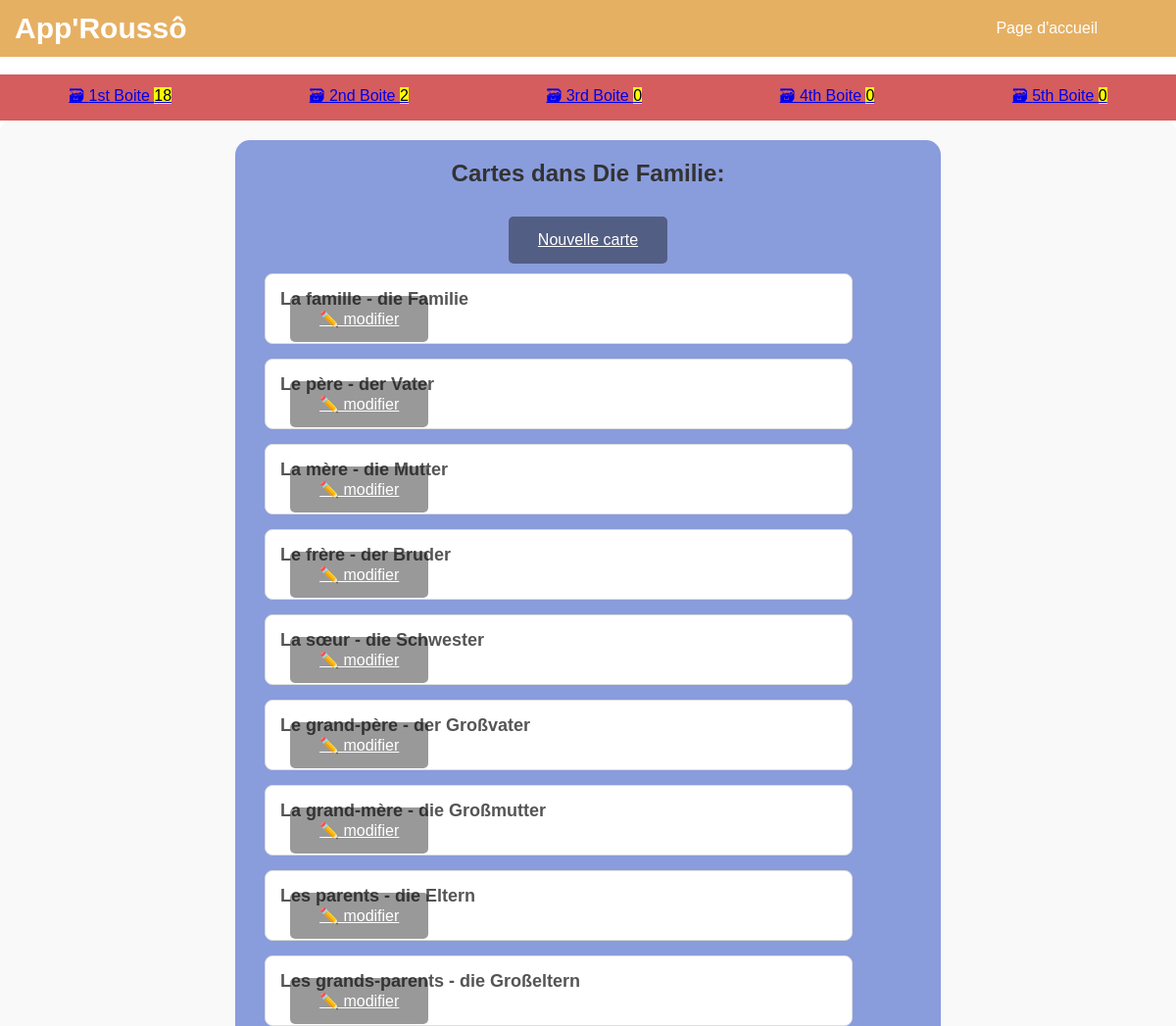
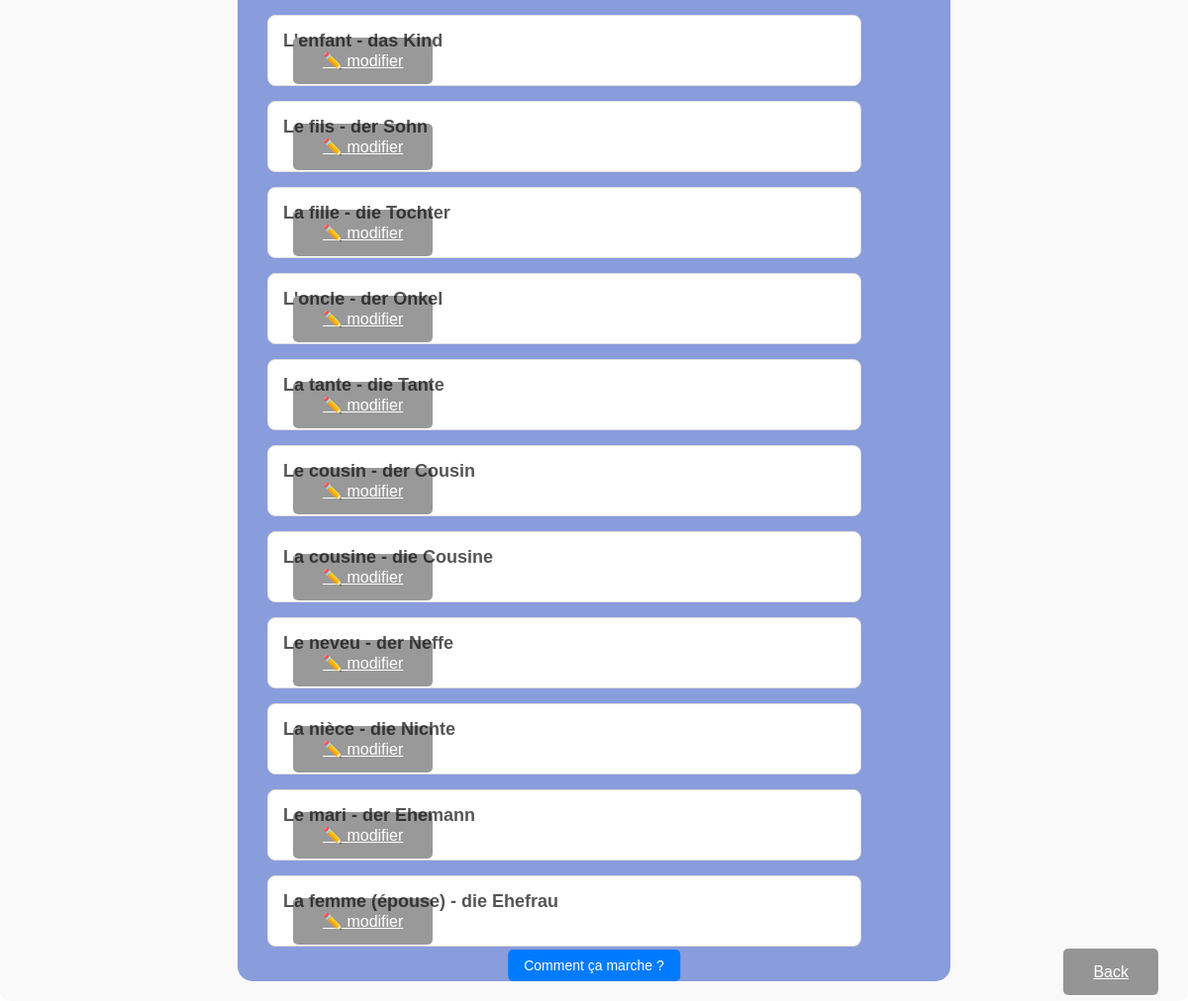
/classeur/80/, run on the app's committed database (2 pictures, top to bottom).
### cards/models.py (models this page shows, shortened)
class Classeur(models.Model):
    LANGUAGES = [
        ('DE', 'Allemand'),
        ('IT', 'Italien'),
        ('ES', 'Espagnol'),
        ('EN', 'Anglais')
    ]
    name = models.CharField(max_length=200, null=False)
    user = models.ForeignKey(User, on_delete=models.CASCADE)  # Classeur asso. avec un utilisateur
    public = models.BooleanField(default=False)
    category = models.CharField(max_length=2, choices=LANGUAGES, default='FR')  # Catégorie / Langue

class Card(models.Model):
    question = models.CharField(max_length=100)
    answer = models.CharField(max_length=100)
    box = models.IntegerField(
        choices=zip(BOXES, BOXES),
        default=BOXES[0],  # Default box for new cards is box 1
    )
    date_created = models.DateTimeField(auto_now_add=True)  # Timestamp of card creation
    classeur = models.ForeignKey(Classeur, on_delete=models.CASCADE, related_name='cards', default=get_default_classeur)
    user = models.ForeignKey(User, on_delete=models.CASCADE, default=1)  # Default user

### cards/views.py (the view)
# urls.py: path('classeur/<int:pk>/', ClasseurDetailView.as_view(), name='classeur_detail'),
class ClasseurDetailView(DetailView):
    model = Classeur
    template_name = 'cards/classeur_cartes.html'  # Template à personnaliser
    context_object_name = 'classeur'
    def get_context_data(self, **kwargs):
        context = super().get_context_data(**kwargs)
        context['cards'] = self.object.cards.all()  # Récupérer toutes les cartes liées à ce classeur
        return context

### cards/templatetags/classeur_tags.py (called while the page is built)
@register.inclusion_tag("cards/classeur_box_links.html")
def classeur_boxes_as_links(classeur):
    boxes = []
    for box_num in BOXES:
        card_count = Card.objects.filter(classeur=classeur, box=box_num).count()
        boxes.append({
            "number": box_num,
            "card_count": card_count,
        })
    return {"classeur": classeur, "boxes": boxes}

### cards/templates/cards/classeur_cartes.html (shortened to what this page needs)
{% extends "cards/classeur_list.html" %}
{% load classeur_tags %}
{% load humanize %}
{% block content %}
    <br>
    <nav2>
        {% classeur_boxes_as_links classeur %}
    </nav2>
    {% if classeur.pk %}
        <div class="container3">
            <div class="box-flashcards">
                <h3>Cartes dans {{ classeur.name }}:</h3>
                <a href="{% url 'card-create' classeur.pk %}" class="button">Nouvelle carte</a>
                <ul>
                    {% for card in cards %}
                      <div class="cards-list">
                        <div class="card-content">
                            <h4>{{ card.question }} - {{ card.answer }}</h4>
                        </div>
                        <div class="card-actions">
                            <a href="{% url 'card-update' card.id %}" class="button">✏️ modifier</a>
                        </div>
                      </div>
                    {% endfor %}
                </ul>
            </div>
        </div>
    {% else %}
            <p>Classeur non trouvé ou invalide.</p>
    {% endif %}
    <div style="position: fixed; bottom: 20px; right: 20px;">
            <a href="{% url 'classeur_list' %}" class="button">Back</a>
    </div>
    <button id="rulesBtn" class="fixed-button">Comment ça marche ?</button>
{% endblock %}

### static/css/styles_classeur_liste.css (style rules this page uses)
* { margin: 0; padding: 0; box-sizing: border-box; font-family: 'arial', sans-serif; }
body { width: 100%; height: 100%; display: flex; flex-direction: column; color:white; }
.button { margin: 10px; padding: 15px 30px; font-size: 16px; cursor: pointer; border: none; border-radius: 5px; background-color: rgba(0,0,0,0.4); color: white; transition: background-color 0.3s; }
div ul { list-style: none; width: 100%; text-align: left; padding-right: 60px; row-gap: 10px; }
.container3 { display:flex; flex-direction: column; width: 100vw; align-itmes:left0; padding: 20px; background-color: #f9f9f9; border-radius: 10px; }
.box-flashcards { margin:0 auto; width: 60vw; display:flex; flex-direction: column; align-items:center; padding: 20px; background-color: #899cdc; border-radius: 15px; }
.box-flashcards h3, .box-classeur h3 { font-size: 24px; color: #333; margin-bottom: 20px; }
ul { list-style: none; padding: 0; }
.cards-list, .classeur-list { width: 50vw; margin: 0 auto; background: #fff; border: 1px solid #ddd; border-radius: 8px; padding: 15px; margin-bottom: 15px; transition: transform 0.3s ease; }
.cards-list h4, .classeur-list { font-size: 18px; color: #555; }
nav2, nav3 { width: 100%; display: flex; align-items: center; justify-content: space-around; padding: 10px 0; background: #d55d5d; }
.card-content { flex-grow: 1; }
.card-actions { flex-shrink: 0; justify-content: right; }
.fixed-button { position: fixed; bottom: 20px; left: 50%; transform: translateX(-50%); padding: 8px 16px; background-color: #007BFF; color: white; border: none; border-radius: 5px; font-size: 14px; cursor: pointer; }

### data on the page
Classeur: name "Die Familie"
Card: question "La famille", answer "die Familie"
Card: question "Le père", answer "der Vater"
Card: question "La mère", answer "die Mutter"
Card: question "Le frère", answer "der Bruder"
Card: question "La sœur", answer "die Schwester"
Card: question "Le grand-père", answer "der Großvater"
Card: question "La grand-mère", answer "die Großmutter"
Card: question "Les parents", answer "die Eltern"
Card: question "Les grands-parents", answer "die Großeltern"
Card: question "L'enfant", answer "das Kind"
Card: question "Le fils", answer "der Sohn"
Card: question "La fille", answer "die Tochter"
Card: question "L'oncle", answer "der Onkel"
Card: question "La tante", answer "die Tante"
Card: question "Le cousin", answer "der Cousin"
Card: question "La cousine", answer "die Cousine"
Card: question "Le neveu", answer "der Neffe"
Card: question "La nièce", answer "die Nichte"
Card: question "Le mari", answer "der Ehemann"
Card: question "La femme (épouse)", answer "die Ehefrau"

### other printed values
{{ box.number | ordinal }} "1st" "2nd" "3rd" "4th" "5th"
{{ box.card_count }} "18" "2" "0" "0" "0"
